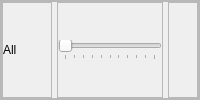
                              <widget class="QFrame" name="AllIR_LED_Frame">
                               <property name="frameShape">
                                <enum>QFrame::StyledPanel</enum>
                               </property>
                               <property name="frameShadow">
                                <enum>QFrame::Raised</enum>
                               </property>
                               <layout class="QHBoxLayout" name="horizontalLayout_72">
                                <property name="spacing">
                                 <number>0</number>
                                </property>
                                <property name="leftMargin">
                                 <number>0</number>
                                </property>
                                <property name="topMargin">
                                 <number>0</number>
                                </property>
                                <property name="rightMargin">
                                 <number>0</number>
                                </property>
                                <property name="bottomMargin">
                                 <number>0</number>
                                </property>
                                <item>
                                 <widget class="QFrame" name="AllIR_frame">
                                  <property name="frameShape">
                                   <enum>QFrame::StyledPanel</enum>
                                  </property>
                                  <property name="frameShadow">
                                   <enum>QFrame::Raised</enum>
                                  </property>
                                  <layout class="QHBoxLayout" name="horizontalLayout_58">
                                   <property name="spacing">
                                    <number>5</number>
                                   </property>
                                   <property name="leftMargin">
                                    <number>0</number>
                                   </property>
                                   <property name="topMargin">
                                    <number>0</number>
                                   </property>
                                   <property name="rightMargin">
                                    <number>0</number>
                                   </property>
                                   <property name="bottomMargin">
                                    <number>0</number>
                                   </property>
                                   <item>
                                    <widget class="QFrame" name="AllIR_Display_frame">
                                     <property name="minimumSize">
                                      <size>
                                       <width>50</width>
                                       <height>0</height>
                                      </size>
                                     </property>
                                     <property name="maximumSize">
                                      <size>
                                       <width>50</width>
                                       <height>16777215</height>
                                      </size>
                                     </property>
                                     <property name="frameShape">
                                      <enum>QFrame::StyledPanel</enum>
                                     </property>
                                     <property name="frameShadow">
                                      <enum>QFrame::Raised</enum>
                                     </property>
                                     <layout class="QHBoxLayout" name="AllIR_toggleButton_layout">
                                      <property name="spacing">
                                       <number>0</number>
                                      </property>
                                      <property name="leftMargin">
                                       <number>0</number>
                                      </property>
                                      <property name="topMargin">
                                       <number>0</number>
                                      </property>
                                      <property name="rightMargin">
                                       <number>0</number>
                                      </property>
                                      <property name="bottomMargin">
                                       <number>0</number>
                                      </property>
                                      <item>
                                       <widget class="QLabel" name="AllIR_label">
                                        <property name="minimumSize">
                                         <size>
                                          <width>0</width>
                                          <height>0</height>
                                         </size>
                                        </property>
                                        <property name="maximumSize">
                                         <size>
                                          <width>125</width>
                                          <height>16777215</height>
                                         </size>
                                        </property>
                                        <property name="text">
                                         <string>All</string>
                                        </property>
                                        <property name="alignment">
                                         <set>Qt::AlignLeading|Qt::AlignLeft|Qt::AlignVCenter</set>
                                        </property>
                                       </widget>
                                      </item>
                                     </layout>
                                    </widget>
                                   </item>
                                   <item>
                                    <widget class="QFrame" name="AllIR_Slider_frame">
                                     <property name="maximumSize">
                                      <size>
                                       <width>225</width>
                                       <height>16777215</height>
                                      </size>
                                     </property>
                                     <property name="frameShape">
                                      <enum>QFrame::StyledPanel</enum>
                                     </property>
                                     <property name="frameShadow">
                                      <enum>QFrame::Raised</enum>
                                     </property>
                                     <layout class="QHBoxLayout" name="horizontalLayout_60">
                                      <property name="spacing">
                                       <number>0</number>
                                      </property>
                                      <property name="leftMargin">
                                       <number>0</number>
                                      </property>
                                      <property name="topMargin">
                                       <number>0</number>
                                      </property>
                                      <property name="rightMargin">
                                       <number>0</number>
                                      </property>
                                      <property name="bottomMargin">
                                       <number>0</number>
                                      </property>
                                      <item>
                                       <widget class="QSlider" name="AllIR_Slider">
                                        <property name="maximum">
                                         <number>100</number>
                                        </property>
                                        <property name="sliderPosition">
                                         <number>0</number>
                                        </property>
                                        <property name="orientation">
                                         <enum>Qt::Horizontal</enum>
                                        </property>
                                        <property name="tickPosition">
                                         <enum>QSlider::TicksBelow</enum>
                                        </property>
                                        <property name="tickInterval">
                                         <number>10</number>
                                        </property>
                                       </widget>
                                      </item>
                                     </layout>
                                    </widget>
                                   </item>
                                   <item>
                                    <widget class="QFrame" name="AllIR_value_frame">
                                     <property name="minimumSize">
                                      <size>
                                       <width>30</width>
                                       <height>0</height>
                                      </size>
                                     </property>
                                     <property name="maximumSize">
                                      <size>
                                       <width>30</width>
                                       <height>16777215</height>
                                      </size>
                                     </property>
                                     <property name="frameShape">
                                      <enum>QFrame::StyledPanel</enum>
                                     </property>
                                     <property name="frameShadow">
                                      <enum>QFrame::Raised</enum>
                                     </property>
                                     <layout class="QHBoxLayout" name="horizontalLayout_61">
                                      <property name="spacing">
                                       <number>0</number>
                                      </property>
                                      <property name="leftMargin">
                                       <number>0</number>
                                      </property>
                                      <property name="topMargin">
                                       <number>0</number>
                                      </property>
                                      <property name="rightMargin">
                                       <number>0</number>
                                      </property>
                                      <property name="bottomMargin">
                                       <number>0</number>
                                      </property>
                                      <item>
                                       <widget class="QLabel" name="AllIR_Value">
                                        <property name="minimumSize">
                                         <size>
                                          <width>0</width>
                                          <height>0</height>
                                         </size>
                                        </property>
                                        <property name="maximumSize">
                                         <size>
                                          <width>16777215</width>
                                          <height>16777215</height>
                                         </size>
                                        </property>
                                        <property name="text">
                                         <string/>
                                        </property>
                                        <property name="alignment">
                                         <set>Qt::AlignCenter</set>
                                        </property>
                                       </widget>
                                      </item>
                                     </layout>
                                    </widget>
                                   </item>
                                  </layout>
                                 </widget>
                                </item>
                               </layout>
                              </widget>
